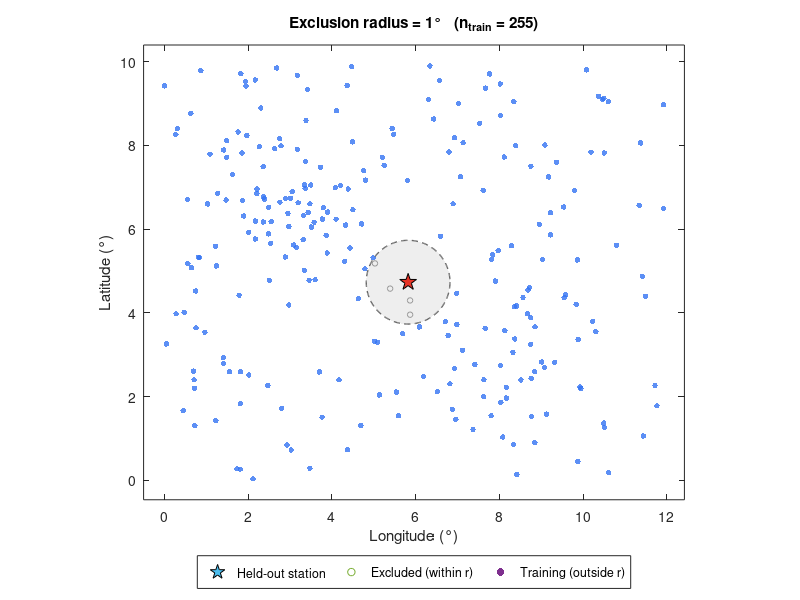
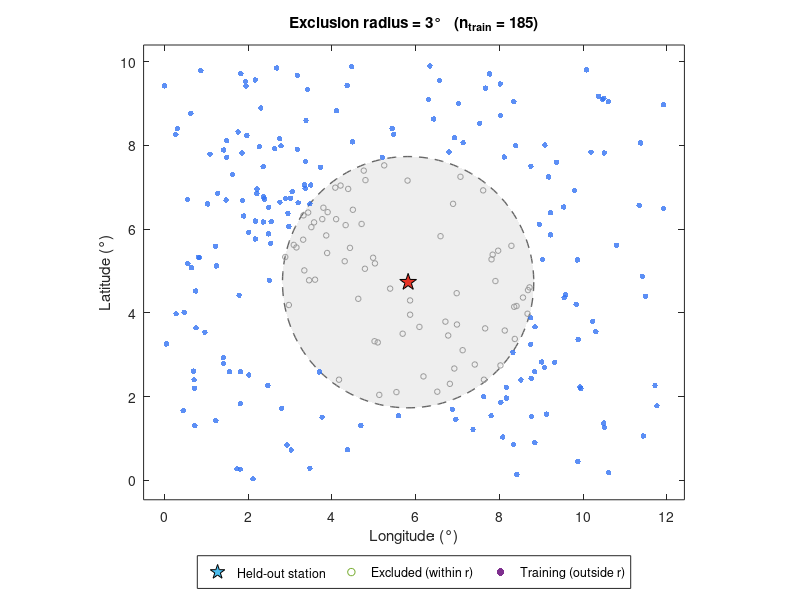
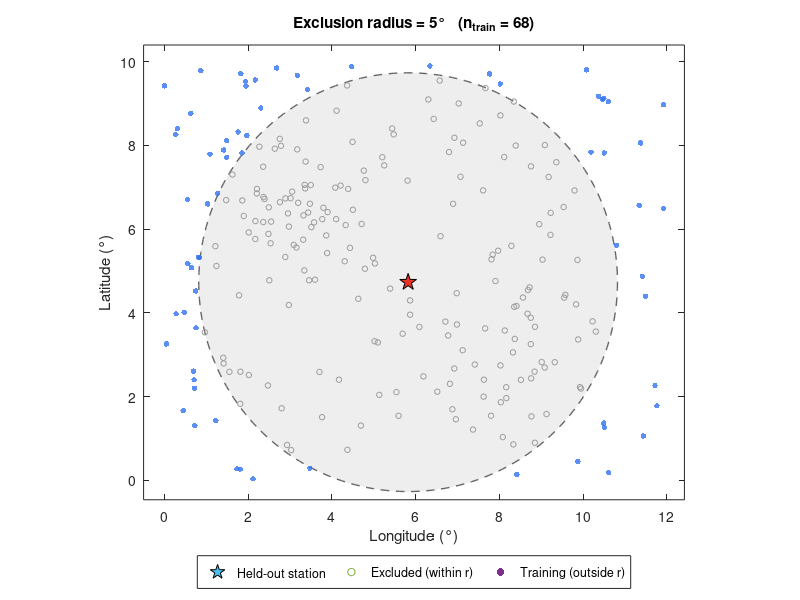

Reproduce these figures in MATLAB, in order. (Note: this script raises an error after producing the figures.)
function plotRCVdefense(overrides)
% plotRCVdefense.m - Defense/paper visualizations of RADIAL cross-validation (RCV)
% using DUMMY (synthetic) data to demonstrate the workflow and figure format.
%
% RCV (Abbott et al., 2025): each station's observations are held out and
% re-estimated from a training set lying OUTSIDE a radius r of that station.
% Increasing r removes ever-nearer data, probing each method's ability to
% estimate at increasing distance from monitors. Skill is the Pearson (pR) and
% Spearman (sR) correlation between held-out obs and re-estimates; pR/sR vs r
% are the "RCV curves" (here averaged over 2011-2016, band = inter-annual spread).
%
% Produces:
%   (A) SCHEME illustration - a target station with a growing exclusion disk;
%       training points outside, held-out points inside (synthetic network).
%   (B) RCV CURVES - dummy pR and sR vs radius for each method, mean +/- spread.
%
% NOTE: all numbers here are SYNTHETIC - this only demonstrates the process.
%
% USAGE (from repo root):
%   plotRCVdefense

close all;

%% ---- Config (defaults; override via struct arg) -------------------
if nargin < 1 || isempty(overrides); overrides = struct(); end
cfg.radii   = 0:0.5:10;                 % CV radius (degrees)
cfg.schemeRadii = [1 3 5];              % radii shown in the scheme panels (deg)
cfg.years   = 2011:2016;               % averaging period
cfg.outDir  = fullfile('paper-3-figures','rcv_defense');
cfg.seed    = 7;
% Dummy methods: name, color, and pR/sR decay params (pHi at r=0 -> pLo as r->inf, scale L)
cfg.methods = struct( ...
    'name',  {'BME (obs only)',        'Ordinary kriging'}, ...
    'color', {[0.20 0.45 0.95],        [0.90 0.45 0.10]}, ...
    'pHi',   {0.93,                     0.90}, ...
    'pLo',   {0.66,                     0.52}, ...
    'L',     {4.5,                      3.0});
for fn = fieldnames(overrides)'; cfg.(fn{1}) = overrides.(fn{1}); end
if ~exist(cfg.outDir,'dir'); mkdir(cfg.outDir); end

rng(cfg.seed);   % reproducible synthetic data
nM = numel(cfg.methods);
caption = 'Synthetic data — illustrates RCV workflow';

fprintf('\n=== RCV defense figures (DUMMY data) -> %s ===\n', cfg.outDir);

%% ====================================================================
%   (A) Scheme illustration: synthetic station network + growing radius
% ====================================================================
S = makeDummyNetwork(260);                  % Nx2 synthetic [lon lat] in [0 12]x[0 10]
[~, it] = min(sum((S - [6 5]).^2, 2));      % target station near centre
target = S(it,:);
dom = [min(S(:,1))-0.5 max(S(:,1))+0.5 min(S(:,2))-0.5 max(S(:,2))+0.5];

drawOne = @(ax,r) drawRCVscheme(ax, S, it, r, dom);

% individual scheme panels
for r = cfg.schemeRadii
    f = figure('Color','w','Position',[80 80 620 560],'Visible','off');
    drawOne(axes(f), r); %#ok<LAXES>
    pth = fullfile(cfg.outDir, sprintf('rcv_scheme_r%02d.png', r));
    exportgraphics(f, pth, 'Resolution', 200); close(f);
    fprintf('  saved %s\n', pth);
end

% combined 1 x N
f = figure('Color','w','Position',[40 60 560*numel(cfg.schemeRadii) 600]);
tl = tiledlayout(f,1,numel(cfg.schemeRadii),'TileSpacing','compact','Padding','compact');
title(tl, 'Radial cross-validation: held-out station with increasing exclusion radius', ...
    'FontWeight','bold','FontSize',14);
subtitle(tl, caption, 'FontAngle','italic');
for r = cfg.schemeRadii; drawOne(nexttile(tl), r); end
schemeCombined = fullfile(cfg.outDir, 'rcv_scheme_combined.png');
exportgraphics(f, schemeCombined, 'Resolution', 200); close(f);
fprintf('  saved %s\n', schemeCombined);

%% ====================================================================
%   (B) RCV curves: dummy pR and sR vs radius, mean +/- inter-annual spread
% ====================================================================
R = cfg.radii(:); nR = numel(R); nY = numel(cfg.years);
pR = cell(nM,1); sR = cell(nM,1);          % each: nY x nR
for m = 1:nM
    base = cfg.methods(m).pHi - (cfg.methods(m).pHi - cfg.methods(m).pLo) .* (1 - exp(-R/cfg.methods(m).L));
    pYears = zeros(nY,nR); sYears = zeros(nY,nR);
    for iy = 1:nY
        yrOff = 0.015*randn;                                   % per-year offset
        pYears(iy,:) = min(0.99, max(0.3, base' + yrOff + 0.008*randn(1,nR)));
        sYears(iy,:) = min(0.99, max(0.3, base' - 0.035 + yrOff + 0.010*randn(1,nR)));  % sR slightly below pR
    end
    pR{m} = pYears; sR{m} = sYears;
end

% individual curve figures
drawCurves(newAxFig(), R, pR, cfg.methods, 'Pearson correlation  p_R', caption);
pPng = fullfile(cfg.outDir,'rcv_curve_pR.png'); exportgraphics(gcf,pPng,'Resolution',200); close(gcf);
fprintf('  saved %s\n', pPng);

drawCurves(newAxFig(), R, sR, cfg.methods, 'Spearman rank correlation  s_R', caption);
sPng = fullfile(cfg.outDir,'rcv_curve_sR.png'); exportgraphics(gcf,sPng,'Resolution',200); close(gcf);
fprintf('  saved %s\n', sPng);

% combined pR | sR
fc = figure('Color','w','Position',[60 60 1180 520]);
tlc = tiledlayout(fc,1,2,'TileSpacing','compact','Padding','compact');
title(tlc, sprintf('RCV skill vs exclusion radius (averaged %d–%d)', cfg.years(1), cfg.years(end)), ...
    'FontWeight','bold','FontSize',14);
subtitle(tlc, caption, 'FontAngle','italic');
drawCurves(nexttile(tlc), R, pR, cfg.methods, 'Pearson correlation  p_R', '');
drawCurves(nexttile(tlc), R, sR, cfg.methods, 'Spearman rank correlation  s_R', '');
curvesCombined = fullfile(cfg.outDir,'rcv_curves_combined.png');
exportgraphics(fc, curvesCombined, 'Resolution', 200); close(fc);
fprintf('  saved %s\n', curvesCombined);

fprintf('\n=== DONE. Figures in %s ===\n', cfg.outDir);

end  % main


%% ====================================================================
%   LOCAL HELPERS
% ====================================================================

function S = makeDummyNetwork(n)
% Synthetic station coords: uniform background + two denser clusters.
    nb = round(0.6*n);
    bg = [rand(nb,1)*12, rand(nb,1)*10];
    c1 = [3 7] + 0.9*randn(round(0.22*n),2);
    c2 = [8.5 3.5] + 1.1*randn(n-nb-size(c1,1),2);
    S = [bg; c1; c2];
    S(:,1) = min(12, max(0, S(:,1)));
    S(:,2) = min(10, max(0, S(:,2)));
end

function drawRCVscheme(ax, S, it, r, dom)
    lon = S(:,1); lat = S(:,2); target = S(it,:);
    d = sqrt((lon-target(1)).^2 + (lat-target(2)).^2);
    excl = d <= r;  excl(it) = false;       % within radius (excluded from training)
    train = d > r;                           % training set (outside radius)
    hold(ax,'on');
    % exclusion disk
    th = linspace(0,2*pi,200);
    patch(ax, target(1)+r*cos(th), target(2)+r*sin(th), [0.85 0.85 0.85], ...
        'FaceAlpha',0.45,'EdgeColor',[0.4 0.4 0.4],'LineStyle','--','LineWidth',1.0);
    % points
    scatter(ax, lon(train), lat(train), 16, [0.20 0.45 0.95], 'filled', 'MarkerFaceAlpha',0.8);
    scatter(ax, lon(excl),  lat(excl),  16, [0.6 0.6 0.6], 'o');                 % excluded (hollow grey)
    scatter(ax, target(1), target(2), 160, [0.90 0.20 0.15], 'p', 'filled', 'MarkerEdgeColor','k');  % target
    axis(ax, dom); daspect(ax,[1 1 1]); box(ax,'on');
    xlabel(ax,'Longitude (°)'); ylabel(ax,'Latitude (°)');
    title(ax, sprintf('Exclusion radius = %g°   (n_{train} = %d)', r, sum(train)));
    % proxies for legend
    hT = scatter(ax,nan,nan,30,[0.20 0.45 0.95],'filled');
    hE = scatter(ax,nan,nan,30,[0.6 0.6 0.6],'o');
    hS = scatter(ax,nan,nan,120,[0.90 0.20 0.15],'p','filled','MarkerEdgeColor','k');
    legend(ax,[hS hE hT],{'Held-out station','Excluded (within r)','Training (outside r)'}, ...
        'Location','southoutside','Orientation','horizontal');
    hold(ax,'off');
end

function ax = newAxFig()
    f = figure('Color','w','Position',[100 100 620 520]); ax = axes(f);
end

function drawCurves(ax, R, data, methods, ylab, caption)
% data: cell{nM} each nY x nR. Plot mean over years with +/-1 std band.
    hold(ax,'on'); h = gobjects(numel(methods),1);
    for m = 1:numel(methods)
        Y = data{m}; mu = mean(Y,1); sd = std(Y,0,1); col = methods(m).color;
        patch(ax, [R; flipud(R)], [mu(:)-sd(:); flipud(mu(:)+sd(:))], col, ...
            'FaceAlpha',0.15,'EdgeColor','none','HandleVisibility','off');
        h(m) = plot(ax, R, mu, '-o', 'Color', col, 'MarkerFaceColor', col, ...
            'LineWidth', 1.8, 'MarkerSize', 4);
    end
    grid(ax,'on'); box(ax,'on');
    xlabel(ax,'Cross-validation radius (°)'); ylabel(ax, ylab);
    xlim(ax,[min(R) max(R)]); ylim(ax,[0.4 1]);
    legend(ax, h, {methods.name}, 'Location','southwest');
    title(ax, ylab);
    if ~isempty(caption)
        text(ax, 0.98, 0.04, caption, 'Units','normalized', 'HorizontalAlignment','right', ...
            'FontAngle','italic', 'FontSize',8, 'Color',[0.4 0.4 0.4]);
    end
    hold(ax,'off');
end
